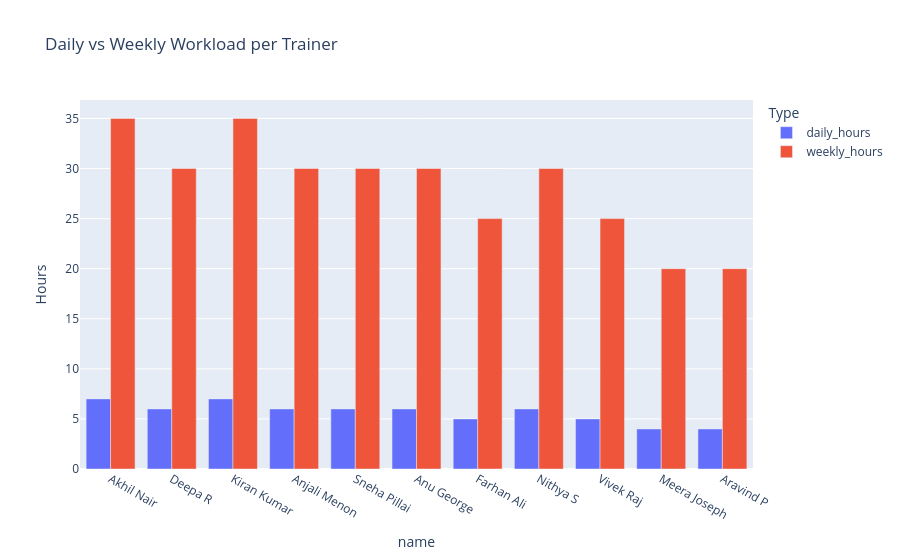

Notebook cell for this chart:
### Markdown cell above
### Key Insight: Workload Imbalance and Capacity Compression

The majority of trainers operate at 6–7 hours per day, indicating that the system is functioning close to its maximum capacity.

At the same time, a subset of trainers remains underutilized (4–5 hours), revealing inefficient workload distribution.

This imbalance suggests that scheduling decisions are not optimized across available resources, leading to:
- Increased burnout risk for heavily loaded trainers
- Underutilization of available capacity
- Reduced operational efficiency

The system currently prioritizes assignment convenience over balanced workload allocation.

### Code cell
fig = px.bar(
    df_melted,
    x="name",
    y="Hours",
    color="Type",
    barmode="group",
    title="Daily vs Weekly Workload per Trainer"
)

fig.show()

### Figure 1 — Plotly figure (JSON) as saved in the notebook; plotly's stock layout.template omitted (floating-point values rounded to 4 significant figures)
{"data": [{"alignmentgroup": "True", "hovertemplate": "Type=daily_hours<br>name=%{x}<br>Hours=%{y}<extra></extra>", "legendgroup": "daily_hours", "marker": {"color": "#636efa", "pattern": {"shape": ""}}, "name": "daily_hours", "offsetgroup": "daily_hours", "orientation": "v", "showlegend": true, "textposition": "auto", "type": "bar", "x": ["Akhil Nair", "Deepa R", "Kiran Kumar", "Anjali Menon", "Sneha Pillai", "Anu George", "Farhan Ali", "Nithya S", "Vivek Raj", "Meera Joseph", "Aravind P"], "xaxis": "x", "y": [7, 6, 7, 6, 6, 6, 5, 6, 5, 4, 4], "yaxis": "y"}, {"alignmentgroup": "True", "hovertemplate": "Type=weekly_hours<br>name=%{x}<br>Hours=%{y}<extra></extra>", "legendgroup": "weekly_hours", "marker": {"color": "#EF553B", "pattern": {"shape": ""}}, "name": "weekly_hours", "offsetgroup": "weekly_hours", "orientation": "v", "showlegend": true, "textposition": "auto", "type": "bar", "x": ["Akhil Nair", "Deepa R", "Kiran Kumar", "Anjali Menon", "Sneha Pillai", "Anu George", "Farhan Ali", "Nithya S", "Vivek Raj", "Meera Joseph", "Aravind P"], "xaxis": "x", "y": [35, 30, 35, 30, 30, 30, 25, 30, 25, 20, 20], "yaxis": "y"}], "layout": {"barmode": "group", "legend": {"title": {"text": "Type"}, "tracegroupgap": 0}, "title": {"text": "Daily vs Weekly Workload per Trainer"}, "xaxis": {"anchor": "y", "domain": [0, 1], "title": {"text": "name"}}, "yaxis": {"anchor": "x", "domain": [0, 1], "title": {"text": "Hours"}}}}
